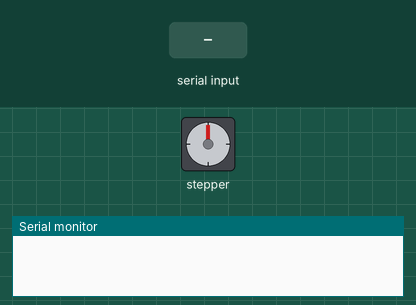
A sketch run on a simulated Arduino Uno, built with avr-gcc and run on an emulated ATmega328P. On the bench: stepper motor, the last lines printed to the serial monitor. The inputs (shaded band) are chosen by the test bench. Stepper angles assume 2048 steps per turn.

Above: at 1.2 s.
1.3 s: "90,45\n" received over Serial
At 4.0 s:
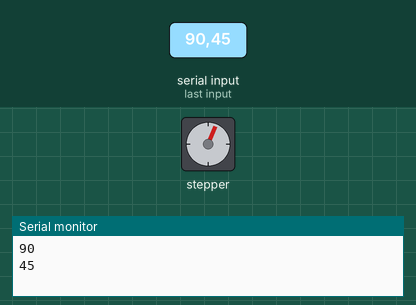
4.3 s: "30,150\n" received over Serial
At 7.13 s:
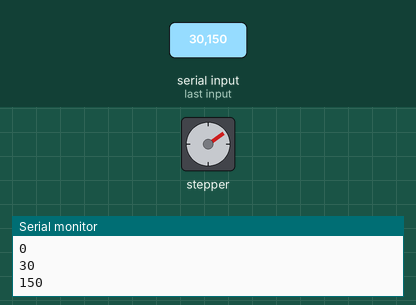
7.3 s: "200\n" received over Serial
At 10.26 s:
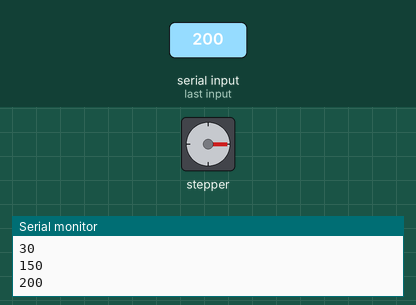
10.3 s: "90\n" received over Serial
At 12.6 s:
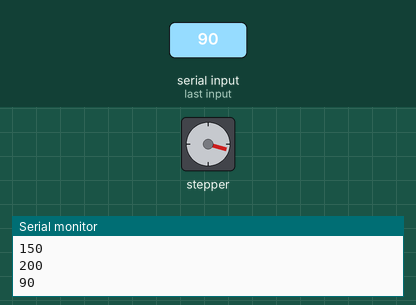
13.3 s: "90,45\n" received over Serial
At 15.8 s:
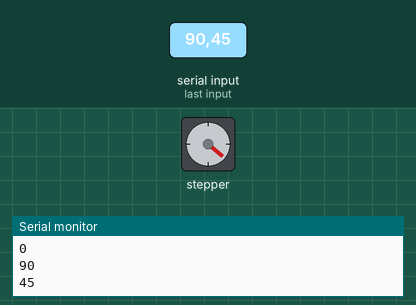
16.3 s: "30,150\n" received over Serial
At 19.9 s:
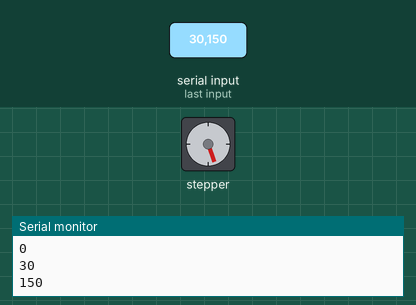
Timing chart, 0 to 20.3 s (numbered marks = the images above; inputs shaded):
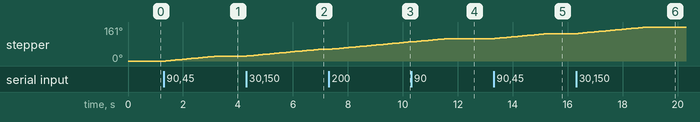

Measured:
- after the input at 1.3 s, stepper: turns 23° clockwise in 1.8 s, starting after 0.08 s
- after the input at 4.3 s, stepper: keeps turning clockwise at about 12°/s, starting at once
- after the input at 7.3 s, stepper: keeps turning clockwise at about 12°/s, starting after 0.05 s
- after the input at 10.3 s, stepper: turns 16° clockwise in 1.3 s, starting at once
- after the input at 13.3 s, stepper: turns 24° clockwise in 1.9 s, starting after 0.05 s
- after the input at 16.3 s, stepper: turns 31° clockwise in 2.5 s, starting after 0.08 s

The sketch:

v.4.ino
```cpp
//Programa que utiliza la Libreria Stepper para el control de un motor unipolar
//de 5 hilos modelo 28BYJ-48 y su correspondiente driver ULN2003.
//Mediante el uso del monitor serie se le establece la cantidad de pasos a dar.
//Ademas mediante los 4 digitalWrite se desenergizan las bobinas mientras esta
//detenido el motor para ahorrar energia.

#include <Stepper.h>// incluye libreria stepper

Stepper motor1(2048, 8, 10, 9, 11); // pasos completos y concexiones del motor

void setup()
{
  Serial.begin(9600);
  motor1.setSpeed(2);// en RPM (valores de 1, 2 o 3 para 28BYJ-48)
}

void loop()
{
  if(Serial.available())// espera por datos disponibles en monitor serie
  {
   int pasos=Serial.parseInt();// obtiene valor introducido en monitor serie y asigna  a variable pasos
   Serial.println(pasos);// imprime el valor ingresado
   motor1.step(pasos);// envia comando para dar la cantidad de pasos

   digitalWrite(8,LOW);// desenergiza todas las bobinas
   digitalWrite(9,LOW);
   digitalWrite(10,LOW);
   digitalWrite(11,LOW);
  }
}
```
